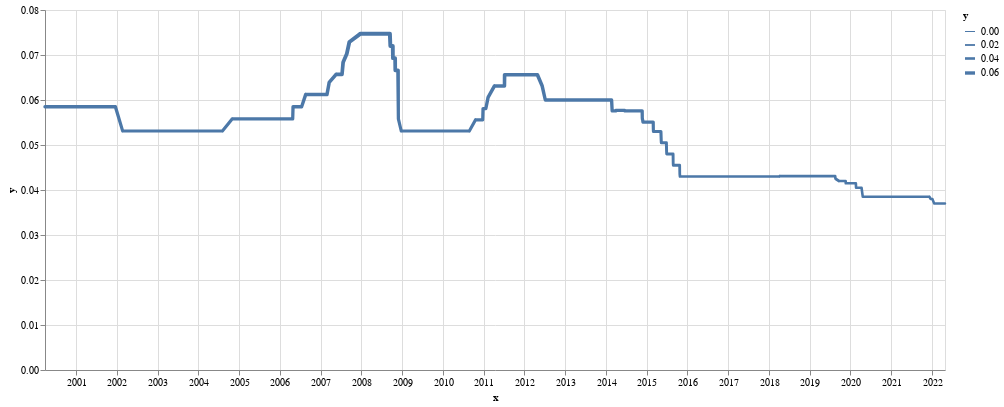

Notebook code cell kept with this figure:
### Code cell
import altair as alt

source = pd.DataFrame({
    'x':data_RATE_.index,
    'y':data_RATE_.rate})

chart = alt.Chart(source).mark_trail().encode(
    x='x:T',
    y='y:Q',
    size='y:Q').properties(
    width = 150*6,
    height=60*6)

chart

### Figure 1 — Vega-Lite specification as saved in the notebook (floating-point values rounded to 4 significant figures; data arrays with more than 128 entries replaced by an {"elided": "..."} marker saying what was removed)
{"config": {"view": {"continuousWidth": 400, "continuousHeight": 300}}, "data": {"name": "data-87be4431b70574fd36d75e42d4d5c808"}, "mark": "trail", "encoding": {"size": {"type": "quantitative", "field": "y"}, "x": {"type": "temporal", "field": "x"}, "y": {"type": "quantitative", "field": "y"}}, "height": 360, "width": 900, "$schema": "https://vega.github.io/schema/vega-lite/v4.8.1.json", "datasets": {"data-87be4431b70574fd36d75e42d4d5c808": {"elided": "1887 records"}}}
